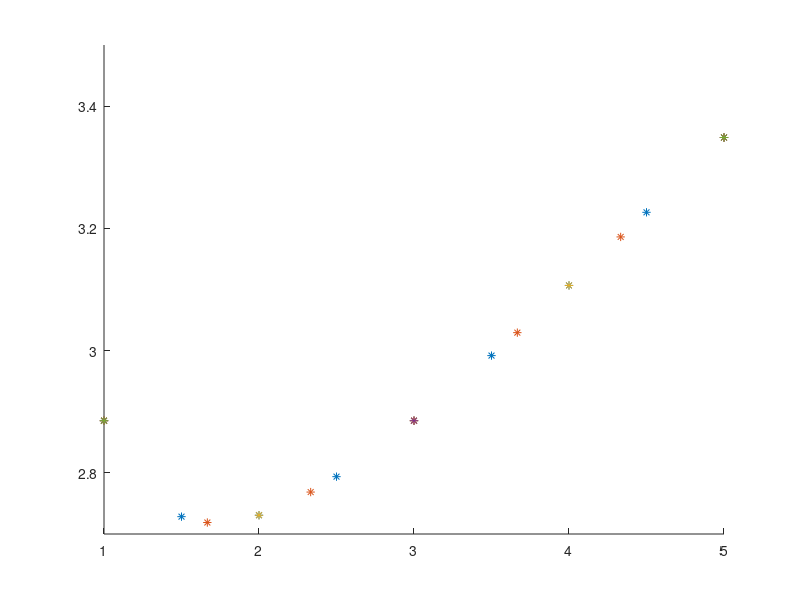

Write MATLAB code to recreate this figure. (Note: this script raises an error after producing the figure.)
function MMT_2020_saukrs_laborinis_nr_2a

    addpath('interp');

    clc; clf; % close all;
    hold on;
    ylim([2.7 3.5]);

    % skirtingi taškų rinkiniai Lagranžui:
    x2 = linspace(1, 5, 2);
    x3 = linspace(1, 5, 3);
    x5 = linspace(1, 5, 5);
    x7 = linspace(1, 5, 7);
    x9 = linspace(1, 5, 9);
    x_ = linspace(1, 5, 100);

    y2 = f(x2);
    y3 = f(x3);
    y5 = f(x5);
    y7 = f(x7);
    y9 = f(x9);
    y_ = f(x_);

    plot(x9, y9, '*', 'DisplayName', '9 taškai');
    plot(x7, y7, '*', 'DisplayName', '7 taškai');
    plot(x5, y5, '*', 'DisplayName', '5 taškai');
    plot(x3, y3, '*', 'DisplayName', '3 taškai');
    plot(x2, y2, '*', 'DisplayName', '2 taškai');

    % Skaičiuoju Lagranžo daugianario koeficientus
    % kai taškų skaičius kinta:
    [l,L] = lagran(x2, y2);
    yL2 = polyval(l, x_);

    [l,L] = lagran(x3, y3);
    yL3 = polyval(l, x_);

    [l,L] = lagran(x5, y5);
    yL5 = polyval(l, x_);

    [l,L] = lagran(x7, y7);
    yL7 = polyval(l, x_);

    [l,L] = lagran(x9, y9);
    yL9 = polyval(l, x_);

    % Braižau aproksimacijas per taškus:
    title('Aproksimacija Lagranžo daugianariu');
    plot(x_, yL2, 'y', 'DisplayName', 'Lagr. 2 t.');
    plot(x_, yL3, 'b', 'DisplayName', 'Lagr. 3 t.');
    plot(x_, yL5, 'm', 'DisplayName', 'Lagr. 5 t.');
    plot(x_, yL7, 'r', 'DisplayName', 'Lagr. 7 t.');
    plot(x_, yL9, 'g', 'DisplayName', 'Lagr. 9 t.');

    xlabel('x');
    ylabel('y');
    legend;
    grid;
    hold off;
end

% Duotoji funkcija (93052026 mod 6) #0:
function ret = f(x)
    ret = (1+x) ./ log(1+x);
end
